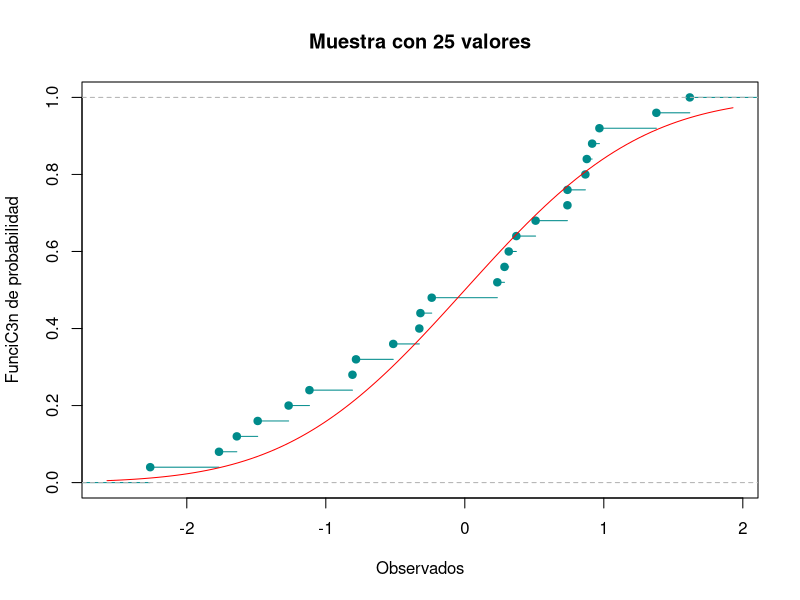
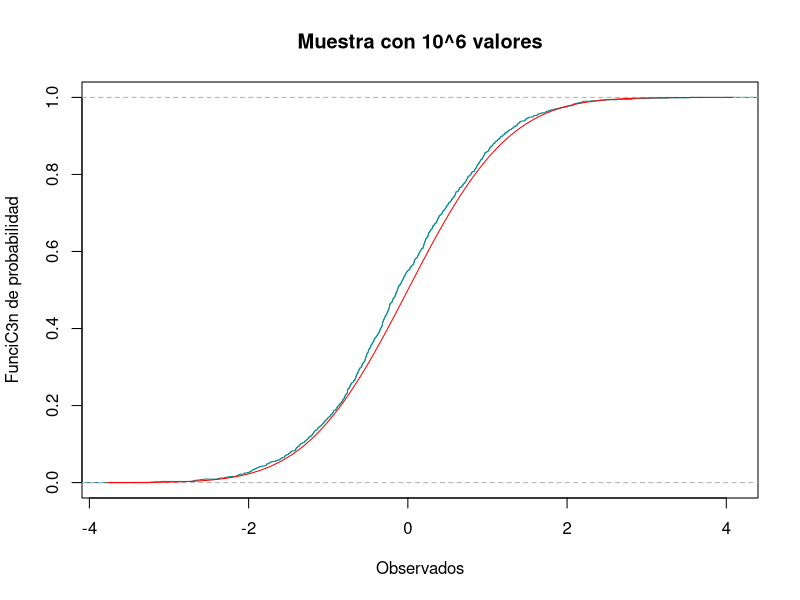
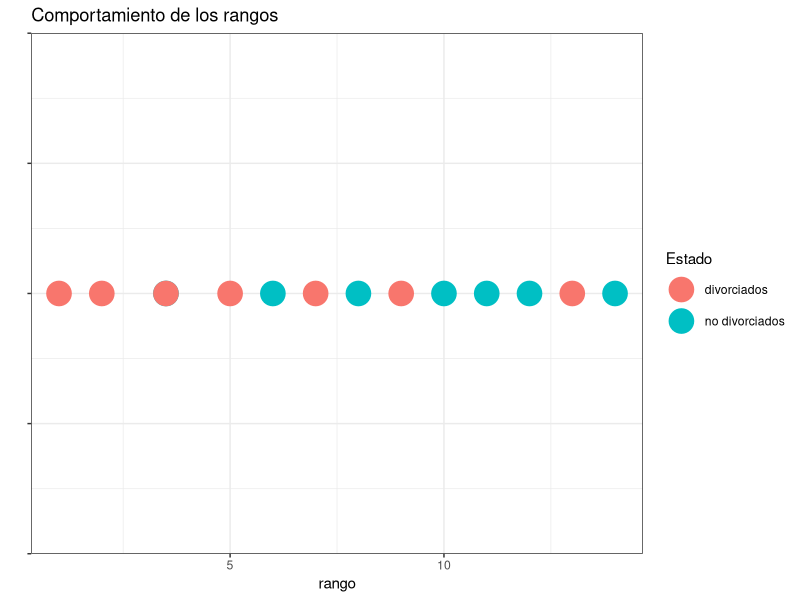

Write the R code that produced these figures, in order.
## ---- chunk 1
knitr::opts_chunk$set(echo = TRUE)
 
## ---- chunk 2
library(nortest)
## ---- chunk 3
Dirty_data=c(0.2513, 0.2566, 0.3459, 0.6379, 2.0505, 1.803, 2.1906,
             1.5299, 0.35005, 0.3128, 1.2726, 2.3674, 2.3214, 2.4373, 0.6548)
Data=sort(Dirty_data)
## ---- chunk 4
Data
## ---- chunk 5
S2<-function(x){
  mean_aux=mean(x)
  n_aux=length(x)
  s2=0
  for (i in x){
    s2=s2+(i-mean_aux)^2
  }
  s2=s2/(n_aux-1)
  return(s2)
}

## ---- chunk 6
mean_est=mean(Data)
S2_est=S2(Data)
n=length(Data)

## ---- chunk 7
mean_est
S2_est
n
## ---- chunk 8
f_emp=ecdf(Data)
f_n=f_emp(Data)
f_r=f_n-(1/n) 
## ---- chunk 9
Z=(Data-mean_est)/sqrt(S2_est)
## ---- chunk 10
Z
## ---- chunk 11
Probas=pnorm(Z)
## ---- chunk 12
Probas
## ---- chunk 13
Di_p=f_n  -Probas
Di_n= Probas - f_r
## ---- chunk 14
Visual=data.frame(Dirty_data,Data,Z,Probas,Di_p,Di_n)
## ---- chunk 15
Visual
## ---- chunk 16
D_p=max(Di_p)
D_n=max(Di_n)
## ---- chunk 17
D_p
D_n
## ---- chunk 18
Dn=max(D_p,D_n)
## ---- chunk 19
Dn
## ---- chunk 20
conf=0.90
alpha=1-conf
## ---- chunk 21
Est=0.2016
Rechazamos_H0=Dn>Est

## ---- chunk 22
Rechazamos_H0
## ---- chunk 23
p_value=lillie.test(Data)[[2]]

Rechazamos_p_value=p_value<alpha
## ---- chunk 24
p_value
Rechazamos_p_value
## ---- chunk 25
ProbasB=plnorm(Data) 
## ---- chunk 26
ProbasB
## ---- chunk 27
Di_pB=abs(ProbasB-f_n)
Di_nB=abs(ProbasB-f_r)

## ---- chunk 28
D_pB=max(Di_pB)
#Calculamos D-
D_nB=max(Di_nB)
## ---- chunk 29
DnB=max(D_pB,D_nB)
## ---- chunk 30
DnB
## ---- chunk 31
alphaB=0.01
confB=1-alpha
## ---- chunk 32
EstB=0.40420

Rechazamos_H0B=DnB>EstB

## ---- chunk 33
Rechazamos_H0B
## ---- chunk 34
p_valueB=ks.test(Data,plnorm,0,1)[[2]]

Rechazamos_p_valueB=p_valueB<alphaB
## ---- chunk 35
p_valueB
Rechazamos_p_valueB
## ---- chunk 36
intervalos <- c( "Menos de 1 semana","1<= x <2" , "2<= x <3","3<= x <4","4<= x <5","5<= x <6","6<= x <7","7<= x <8","MC!s de 8 semanas")
oi <- c(64,195,287,241,140,51,25,4,1)

tabla <- data.frame(oi,row.names = intervalos )
tabla

## ---- chunk 37
k=sum(oi)
print(k)
## ---- chunk 38
p=0.25
n=10
## ---- chunk 39
length(oi)

## ---- chunk 40
oi=c(64,195,287,241,140,51,25,4,1)
## ---- chunk 41
Probas_ejercicio4=list()
for (i in 0:8){
  if(i==8){
    Probas_ejercicio4[i+1]=pbinom(i-1,n,p,lower.tail = FALSE)
  }else{
    Probas_ejercicio4[i+1]=dbinom(i,n,p)
  }
}
Probas_ejercicio4=unlist(Probas_ejercicio4)
print(Probas_ejercicio4)

## ---- chunk 42
sum(Probas_ejercicio4)
## ---- chunk 43
ei= Probas_ejercicio4 * k 
print(ei)
## ---- chunk 44
Tabla_ji = data.frame("ci"=0:8, "oi"=oi,"pi"= Probas_ejercicio4,"ei"=ei)
print(Tabla_ji)
## ---- chunk 45
EstJi=0 
for (i in 1:9){
  EstJi=EstJi+(((oi[i]) - (ei[i]))^2)/(ei[i])
}
print(EstJi)
## ---- chunk 46
alpha_ejercicio4=0.01
conf_ejercicio4= 1- alpha_ejercicio4
## ---- chunk 47
v= length(Probas_ejercicio4) -1
print(v)
## ---- chunk 48
valor_critico=qchisq(conf_ejercicio4,df=v,lower.tail = TRUE)
## ---- chunk 49
Rechazamos_H0_p4=EstJi>valor_critico
print(Rechazamos_H0_p4)
## ---- chunk 50
p_value_p4=chisq.test(x=oi,p=Probas_ejercicio4)[[3]]
Rechazamos_p_value_p4=alpha_ejercicio4>p_value_p4
print(Rechazamos_p_value_p4)
## ---- chunk 51
set.seed(2019)
## ---- chunk 52
x_data=rnorm(25,mean=0,sd=1)
print(x_data)
## ---- chunk 53
f_empi=ecdf(x_data)
plot(f_empi, xlab="Observados", ylab="FunciC3n de probabilidad", 
     main="Muestra con 25 valores", col="darkcyan")
curve(pnorm(x), add=TRUE, col="red")
## ---- chunk 54
set.seed(2019)
## ---- chunk 55
x_dataM = rnorm(10^3)
## ---- chunk 56
f_empiM = ecdf(x_dataM)
## ---- chunk 57
plot(f_empiM, xlab="Observados", ylab="FunciC3n de probabilidad", 
     main="Muestra con 10^6 valores", col="darkcyan")
curve(pnorm(x), add=TRUE, col="red")
## ---- chunk 58
x_data_ord=sort(x_data)
f_empi_norm=f_empi(x_data_ord)
## ---- chunk 59
f_empi_des=f_empi_norm - (1/25)
## ---- chunk 60
probras_data = pnorm(x_data_ord)

## ---- chunk 61
D_data_norm = f_empi_norm - probras_data
D_data_max = max(D_data_norm)
print(D_data_max)
## ---- chunk 62
D_data_des = probras_data - f_empi_des
D_data_des_max = max(D_data_des)
print(D_data_des_max)
## ---- chunk 63
D_max= max(D_data_max,D_data_des_max)
print(D_max)
## ---- chunk 64
valores_25=data.frame(x_data,x_data_ord,probras_data,D_data_norm,D_data_des)
## ---- chunk 65
print(head(valores_25))
print(tail(valores_25))
## ---- chunk 66
x_dataM_ord = sort(x_dataM)
f_empi_M= f_empiM(x_dataM_ord)
## ---- chunk 67
f_empi_M_des = f_empi_M - (1/(10^3))
## ---- chunk 68
probas_dataM = pnorm(x_dataM_ord)
## ---- chunk 69
D_dataM_norm = f_empi_M - probas_dataM
D_dataM_norm_max = max(D_dataM_norm)
print(D_dataM_norm_max)
## ---- chunk 70
D_dataM_des = probas_dataM - f_empi_M_des
D_dataM_des_max = max(D_dataM_des)
print(D_data_des_max)

## ---- chunk 71
D_maxM = max(D_dataM_norm_max, D_data_des_max)
print(D_data_des_max)
## ---- chunk 72
valores_M=data.frame(x_dataM,x_dataM_ord,probas_dataM,D_dataM_norm,D_dataM_des)
## ---- chunk 73
print(head(valores_M))
print(tail(valores_M))
## ---- chunk 74
library(dplyr)
porcentaje=c(23,24,12,12,7,18,8,35,11)
hispanos=c(6.6,4.1,2.1,1.5,0.8,0.6,0.6,0.5,0.4)
## ---- chunk 75
paises<-data.frame(hispanos,porcentaje)
paises
## ---- chunk 76
paises$R_x = rank(paises$hispanos)
paises$R_y=rank(paises$porcentaje)
print(paises)
## ---- chunk 77
paises$diff_c = (paises$R_x - paises$R_y)^2 
estadistica= sum(paises$diff_c)
n_tamanio=length(paises$porcentaje)
## ---- chunk 78

rho_Spearman = 1 - (6 * estadistica ) / (n_tamanio*(n_tamanio^2 -1 ) )
print(rho_Spearman)
## ---- chunk 79
alpha_spear= 0.05
conf_spear = 1- alpha_spear 
## ---- chunk 80
Rechazamos_H0_spear=rho_Spearman>0.6
print(Rechazamos_H0_spear)
## ---- chunk 81
test_spear=cor.test(porcentaje, hispanos,method="spearman",alternative="greater")
p_value=test_spear$p.value
print(p_value)
## ---- chunk 82
test_ken=cor.test(hispanos, porcentaje,method="kendall",alternative="greater",exact = NULL)
print(test_ken$p.value)
## ---- chunk 83
library(ggplot2)
nodivorciados=c(80, 72, 99 ,82 ,62 ,50 ,85)
divorciados= c(60, 70, 88, 75, 42, 30, 50)
## ---- chunk 84
n_tamanio_muestra=length(nodivorciados)

## ---- chunk 85
datos_div = data.frame(Estado =rep(c("no divorciados", "divorciados"), 
                              each = n_tamanio_muestra),
                              Promedio= c(nodivorciados, divorciados))
print(datos_div)

## ---- chunk 86
datos_div$rango=rank(datos_div$Promedio)
print(datos_div)
## ---- chunk 87
suma_rango<-datos_div %>% group_by(Estado) %>% summarise(suma_rango = sum(rango))
rango_div<-suma_rango$suma_rango[1]
rango_nodiv<-suma_rango$suma_rango[2]
print(suma_rango)
## ---- chunk 88
ggplot(data = datos_div , aes(x = rango , y=0)) + 
  geom_point(aes(colour = Estado), size = 8) + 
  ggtitle("Comportamiento de los rangos")+ ylab("") + 
  xlab("rango") +theme_bw() + theme(axis.text.y = element_blank())

## ---- chunk 89
factor_us= n_tamanio_muestra*n_tamanio_muestra+(n_tamanio_muestra*(n_tamanio_muestra+1))/2

## ---- chunk 90
U_div=factor_us - rango_div
U_nd=factor_us - rango_nodiv
print(U_div)
print(U_nd)
## ---- chunk 91
U_est= min(U_div,U_nd)

## ---- chunk 92
mu_div = (n_tamanio_muestra^2)/2
sigma_div = (n_tamanio_muestra^2 / 12 )*(n_tamanio_muestra+n_tamanio_muestra+1)

## ---- chunk 93
prueba_wilcox = wilcox.test(divorciados, nodivorciados, paired=FALSE)
print(prueba_wilcox$p.value)
